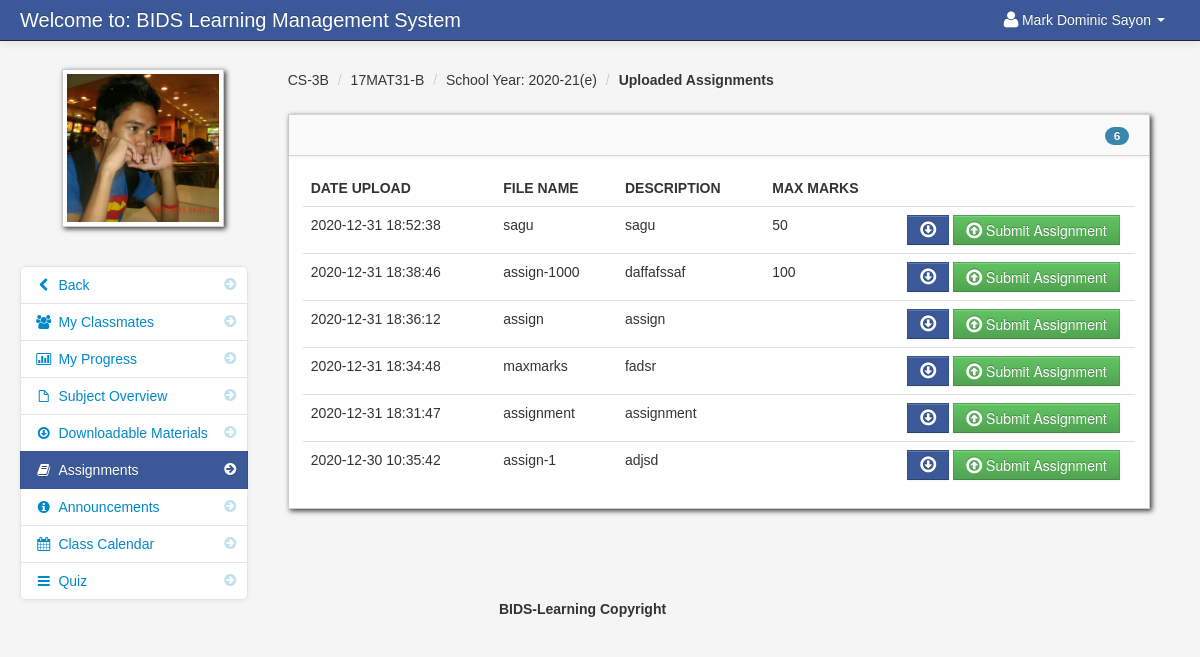
The app's page /assignment_student.php?id=196 (signed in), older data.
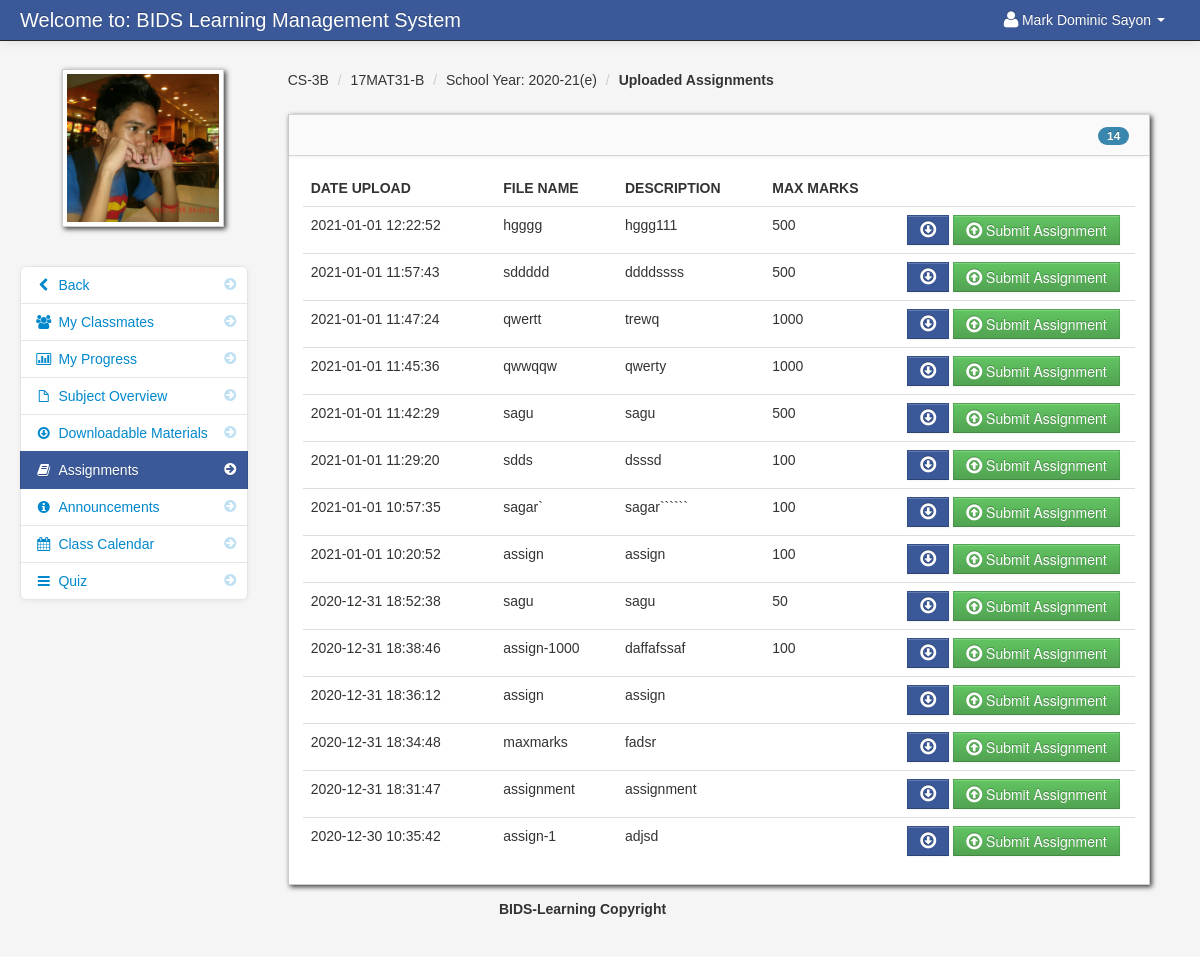
The same page, newer data.
### tables this page shows
CREATE TABLE `assignment` (
  `assignment_id` int(11) NOT NULL,
  `floc` varchar(300) NOT NULL,
  `fdatein` varchar(100) NOT NULL,
  `fdesc` varchar(100) NOT NULL,
  `teacher_id` int(11) NOT NULL,
  `class_id` int(11) NOT NULL,
  `fname` varchar(100) NOT NULL,
  `maxmarks` varchar(215) NOT NULL
);

### assignment_student.php (the view, shortened to what this page needs)
<?php include('header_dashboard.php'); ?>
<?php $get_id = $_GET['id']; ?>
    <body>
		<?php include('navbar_student.php'); ?>
        <div class="container-fluid">
            <div class="row-fluid">
				<?php include('assignment_link_student.php'); ?>
                <div class="span9" id="content">
                     <div class="row-fluid">
										<?php $class_query = mysqli_query($conn,"select * from teacher_class
										LEFT JOIN class ON class.class_id = teacher_class.class_id
										LEFT JOIN subject ON subject.subject_id = teacher_class.subject_id
										where teacher_class_id = '$get_id'")or die(mysqli_error());
										$class_row = mysqli_fetch_array($class_query);
										?>
					     <ul class="breadcrumb">
							<li><a href="#"><?php echo $class_row['class_name']; ?></a> <span class="divider">/</span></li>
							<li><a href="#"><?php echo $class_row['subject_code']; ?></a> <span class="divider">/</span></li>
							<li><a href="#">School Year: <?php echo $class_row['school_year']; ?></a> <span class="divider">/</span></li>
							<li><a href="#"><b>Uploaded Assignments</b></a></li>
						</ul>
                        <div id="block_bg" class="block">
                            <div class="navbar navbar-inner block-header">
								<?php $query = mysqli_query($conn,"select * FROM assignment where class_id = '$get_id'  order by fdatein DESC")or die(mysqli_error());
									  $count  = mysqli_num_rows($query);
								?>
                                <div id="" class="muted pull-right"><span class="badge badge-info"><?php echo $count; ?></span></div>
                            </div>
                            <div class="block-content collapse in">
                                <div class="span12">
								<?php
									$query = mysqli_query($conn,"select * FROM assignment where class_id = '$get_id'  order by fdatein DESC")or die(mysqli_error());
									$count = mysqli_num_rows($query);
									if ($count == '0'){?>
									<div class="alert alert-info">No Assignment Currently Uploaded</div>
									<?php
									}else{
								?>
  											<table cellpadding="0" cellspacing="0" border="0" class="table" id="">
										<thead>
										        <tr>
												<th>Date Upload</th>
												<th>File Name</th>
												<th>Description</th>
												<th>Max Marks</th>
												<th></th>
												</tr>
										</thead>
										<tbody>
                              		<?php
										$query = mysqli_query($conn,"select * FROM assignment where class_id = '$get_id'  order by fdatein DESC")or die(mysqli_error());
										while($row = mysqli_fetch_array($query)){
										$id  = $row['assignment_id'];
										$floc = $row['floc'];
									?>
										<tr>
										 <td><?php echo $row['fdatein']; ?></td>
                                         <td><?php  echo $row['fname']; ?></td>
                                         <td><?php echo $row['fdesc']; ?></td>
                                         <td><?php echo $row['maxmarks']; ?></td>
                                         <td width="220">
										 <form id="assign" method="post" action="submit_assignment.php<?php echo '?id='.$get_id ?>&<?php echo 'post_id='.$id ?>">
										 <?php
											if ($floc == ""){
											}else{
										 ?>
										  <a data-placement="bottom" title="Download" id="<?php echo $id; ?>download"  class="btn btn-info" href="<?php echo $row['floc']; ?>"><i class="icon-download icon-large"></i></a>
										<?php } ?>
										 <button  data-placement="bottom" title="Submit Assignment" id="<?php echo $id; ?>submit" class="btn btn-success" name="btn_assign"><i class="icon-upload icon-large"></i> Submit Assignment</button>
										 </form>
										 </td>
                                </tr>
						 <?php } ?>
										</tbody>
									</table>
						 <?php } ?>
                                </div>
                            </div>
                        </div>
                    </div>
                </div>
            </div>
		<?php include('footer.php'); ?>
        </div>
		<?php include('script.php'); ?>
    </body>
</html>

Row changes from the older to the newer data that the page shows:
added assignment: fdatein "2021-01-01 12:22:52", fname "hgggg", fdesc "hggg111", maxmarks "500"
added assignment: fdatein "2021-01-01 11:57:43", fname "sddddd", fdesc "ddddssss", maxmarks "500"
added assignment: fdatein "2021-01-01 11:47:24", fname "qwertt", fdesc "trewq", maxmarks "1000"
added assignment: fdatein "2021-01-01 11:45:36", fname "qwwqqw", fdesc "qwerty", maxmarks "1000"
added assignment: fdatein "2021-01-01 11:42:29", fname "sagu", fdesc "sagu", maxmarks "500"
added assignment: fdatein "2021-01-01 11:29:20", fname "sdds", fdesc "dsssd", maxmarks "100"
added assignment: fdatein "2021-01-01 10:57:35", fname "sagar`", fdesc "sagar``````", maxmarks "100"
added assignment: fdatein "2021-01-01 10:20:52", fname "assign", fdesc "assign", maxmarks "100"
Text that changed along with them:
$count: "6" → "14"
